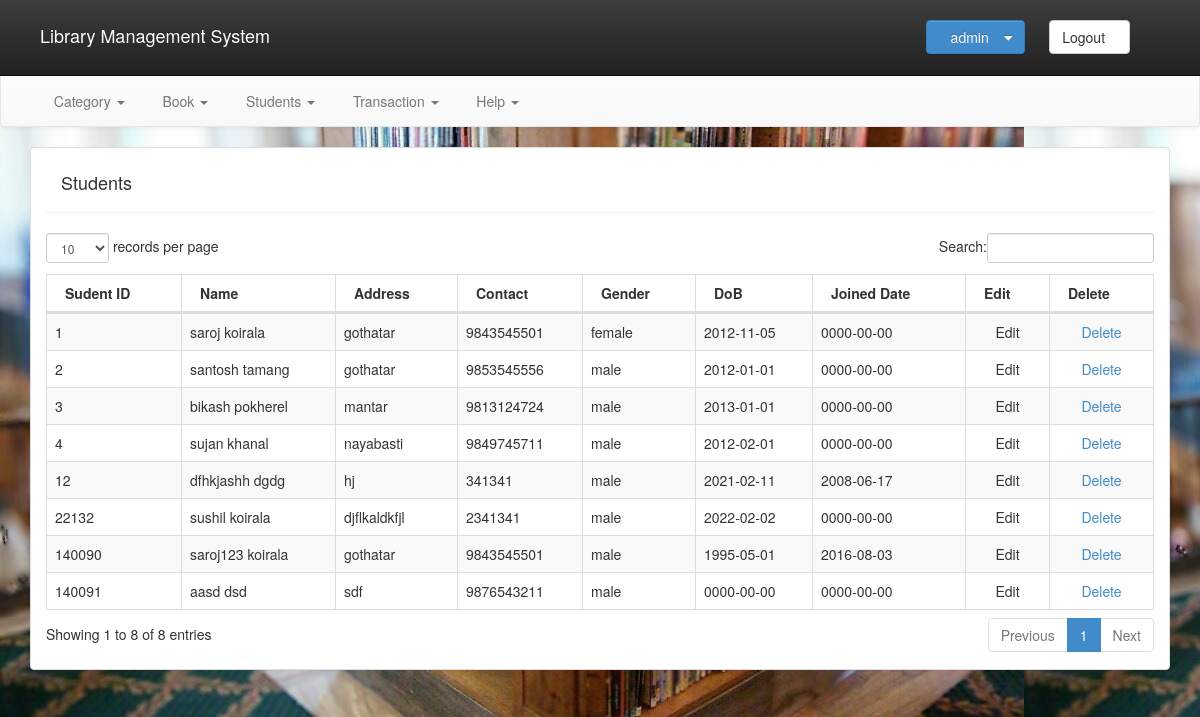
Page /studentView.php (signed in) on the committed database.
### tables this page shows
CREATE TABLE `students` (
  `student_id` int(11) NOT NULL AUTO_INCREMENT,
  `f_name` varchar(50) NOT NULL,
  `l_name` varchar(50) NOT NULL,
  `adress` varchar(50) NOT NULL,
  `contact` varchar(50) NOT NULL,
  `DoB` date NOT NULL,
  `joined_date` date NOT NULL,
  `gender` varchar(10) NOT NULL,
  PRIMARY KEY (`student_id`)
);

### classes/Database.php (called while the page is built, shortened)
<?php
class Database {
    private  $host;
    private  $username;
    private  $password;
    function __construct()
    {
        $this->host = "localhost";
        $this->username = "root";
        $this->password = "";
        $this->database = "lms";
    }
    private  function connection(){
        $this->connection = mysql_connect($this->host, $this->username, $this->password)or die("Couldn't connect mysql database.");;
        return($this->connection);
    }
}
?>

### classes/Students.php (called while the page is built, shortened)
<?php
include ('classes/Database.php');
class Students extends Database {
    function  viewStudets(){
        $query ="SELECT * FROM students";
        $result = mysql_query($query);
         return $result;
    }
}

### includes/config.php (called while the page is built)
<?php
$base_url = "http://localhost/lms/";

### studentView.php (the view, shortened to what this page needs)
<?php
include 'includes/header.php';
?>
<div class="container" style="margin-top: 10px">
<div class="row">
<div class="col-lg-12">
    <div class="panel panel-default">
<div class="panel-body">
<div class="page-header" style="margin-top: 0px">
    <div class="row">
        <div class="col-lg-12">
            <div class="col-lg-4">
                <h4> Students </h4>
            </div>
            <div class="col-lg-4">
            </div>
            <div class="col-lg-4">
            </div>
        </div>
    </div>
</div>
<div class="row">
    <div class="col-lg-12">
        <table id="example" class="table table-bordered table-striped" cellspacing="0" width="100%"">
            <thead>
            <tr>
                <th>Sudent ID</th>
                <th>Name</th>
                <th>Address</th>
                <th>Contact</th>
                <th>Gender</th>
                <th>DoB</th>
                <th>Joined Date</th>
                <th>Edit</th>
                <th>Delete</th>
            </tr>
            </thead>
            <tbody>
            <?php
            include ('classes/Students.php');
            $student = new Students();
            $data= $student->viewStudets();
            $num = mysql_num_rows($data);
            for ($j = 0; $j < $num; $j++) {
                $row1 = mysql_fetch_array($data);
                ?>
                <tr>
                    <td><?php echo $row1['student_id'] ?></td>
                    <td><?php echo $row1['f_name']." ".$row1['l_name'] ?></td>
                    <td><?php echo $row1['adress']?></td>
                    <td><?php echo $row1['contact'] ?></td>
                    <td><?php echo $row1['gender'] ?></td>
                    <td><?php echo $row1['DoB'] ?> </td>
                    <td><?php echo $row1['joined_date'] ?> </td>
                    <td class="center">
                        <a style="text-decoration: none;color:inherit"
                           href="editStudent.php?std_id=<?php echo($row1['student_id']) ?>">
                            Edit
                        </a>
                    </td>
                    <td class="center">
                        <a title="delete this item" href="<?php echo $base_url.'deleteStudents.php?id='.$row1['student_id']; ?>">
                        <span >Delete</span>
                    </a>
                    </td>
                </tr>
            <?php
            }
            ?>
            </tbody>
        </table>
    </div>
</div>
</div>
</div>
</div>
</div>
</div>
</body>
</html>

### css/style.css (style rules this page uses)
.page-header { margin-top: 0px; }
.panel-body { padding-top: 0px; }
html, body { margin-bottom: -20px; }
body { font-family:roboto,Arial,sans-serif; padding-top: 40px; background-image:url('../images/background.jpg'); }
.center { text-align: center; }
a { transition: all 0.5s ease 0s; }
span { margin: 0px; padding: 0px; border: 0px none; vertical-align: baseline; font: inherit; text-decoration: none; list-style: none outside none; }

### includes/header.php (style rules this page uses)
body { font-size: 140%; }

### rows in the picture
students: student_id "1", f_name "saroj", l_name "koirala", adress "gothatar", contact "9843545501", gender "female", DoB "2012-11-05", joined_date "0000-00-00"
students: student_id "2", f_name "santosh", l_name "tamang", adress "gothatar", contact "9853545556", gender "male", DoB "2012-01-01", joined_date "0000-00-00"
students: student_id "3", f_name "bikash", l_name "pokherel", adress "mantar", contact "9813124724", gender "male", DoB "2013-01-01", joined_date "0000-00-00"
students: student_id "4", f_name "sujan", l_name "khanal", adress "nayabasti", contact "9849745711", gender "male", DoB "2012-02-01", joined_date "0000-00-00"
students: student_id "12", f_name "dfhkjashh", l_name "dgdg", adress "hj", contact "341341", gender "male", DoB "2021-02-11", joined_date "2008-06-17"
students: student_id "22132", f_name "sushil", l_name "koirala", adress "djflkaldkfjl", contact "2341341", gender "male", DoB "2022-02-02", joined_date "0000-00-00"
students: student_id "140090", f_name "saroj123", l_name "koirala", adress "gothatar", contact "9843545501", gender "male", DoB "1995-05-01", joined_date "2016-08-03"
students: student_id "140091", f_name "aasd", l_name "dsd", adress "sdf", contact "9876543211", gender "male", DoB "0000-00-00", joined_date "0000-00-00"

### other values in the picture
$_SESSION['login'] "admin"
